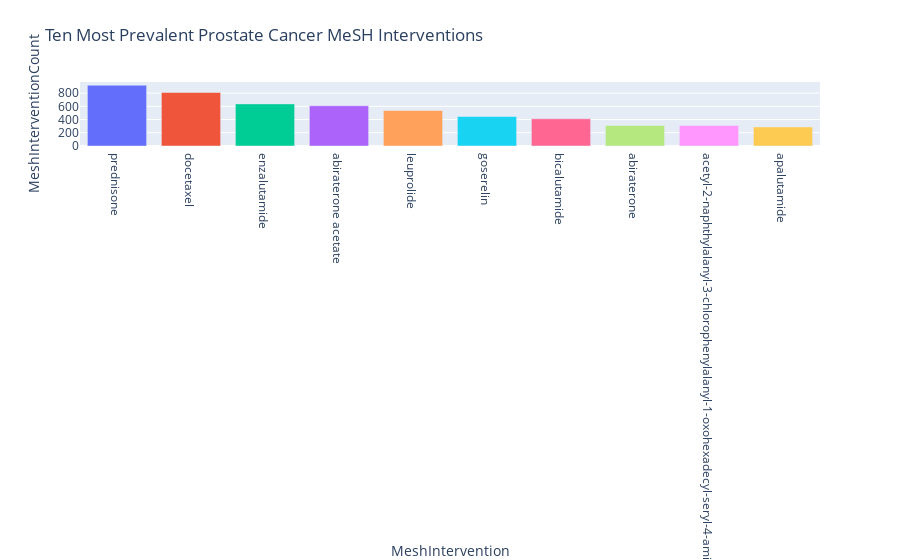

Source (notebook cell):
### Code cell
mesh_interventional_df = mesh_interventional_df[mesh_interventional_df['MeshIntervention'] != 'null']
fig = px.bar(mesh_interventional_df[:10], x='MeshIntervention', y='MeshInterventionCount', 
             hover_data='MeshInterventionCount', color='MeshIntervention', 
             title='Ten Most Prevalent Prostate Cancer MeSH Interventions')
fig.update_layout(showlegend=False)
fig.show()

### Figure 1 — Plotly figure (JSON) as saved in the notebook; plotly's stock layout.template omitted (floating-point values rounded to 4 significant figures)
{"data": [{"hovertemplate": "MeshIntervention=%{x}<br>MeshInterventionCount=%{y}<extra></extra>", "legendgroup": "prednisone", "marker": {"color": "#636efa", "pattern": {"shape": ""}}, "name": "prednisone", "orientation": "v", "showlegend": true, "textposition": "auto", "type": "bar", "x": ["prednisone"], "xaxis": "x", "y": [920], "yaxis": "y"}, {"hovertemplate": "MeshIntervention=%{x}<br>MeshInterventionCount=%{y}<extra></extra>", "legendgroup": "docetaxel", "marker": {"color": "#EF553B", "pattern": {"shape": ""}}, "name": "docetaxel", "orientation": "v", "showlegend": true, "textposition": "auto", "type": "bar", "x": ["docetaxel"], "xaxis": "x", "y": [810], "yaxis": "y"}, {"hovertemplate": "MeshIntervention=%{x}<br>MeshInterventionCount=%{y}<extra></extra>", "legendgroup": "enzalutamide", "marker": {"color": "#00cc96", "pattern": {"shape": ""}}, "name": "enzalutamide", "orientation": "v", "showlegend": true, "textposition": "auto", "type": "bar", "x": ["enzalutamide"], "xaxis": "x", "y": [637], "yaxis": "y"}, {"hovertemplate": "MeshIntervention=%{x}<br>MeshInterventionCount=%{y}<extra></extra>", "legendgroup": "abiraterone acetate", "marker": {"color": "#ab63fa", "pattern": {"shape": ""}}, "name": "abiraterone acetate", "orientation": "v", "showlegend": true, "textposition": "auto", "type": "bar", "x": ["abiraterone acetate"], "xaxis": "x", "y": [609], "yaxis": "y"}, {"hovertemplate": "MeshIntervention=%{x}<br>MeshInterventionCount=%{y}<extra></extra>", "legendgroup": "leuprolide", "marker": {"color": "#FFA15A", "pattern": {"shape": ""}}, "name": "leuprolide", "orientation": "v", "showlegend": true, "textposition": "auto", "type": "bar", "x": ["leuprolide"], "xaxis": "x", "y": [537], "yaxis": "y"}, {"hovertemplate": "MeshIntervention=%{x}<br>MeshInterventionCount=%{y}<extra></extra>", "legendgroup": "goserelin", "marker": {"color": "#19d3f3", "pattern": {"shape": ""}}, "name": "goserelin", "orientation": "v", "showlegend": true, "textposition": "auto", "type": "bar", "x": ["goserelin"], "xaxis": "x", "y": [446], "yaxis": "y"}, {"hovertemplate": "MeshIntervention=%{x}<br>MeshInterventionCount=%{y}<extra></extra>", "legendgroup": "bicalutamide", "marker": {"color": "#FF6692", "pattern": {"shape": ""}}, "name": "bicalutamide", "orientation": "v", "showlegend": true, "textposition": "auto", "type": "bar", "x": ["bicalutamide"], "xaxis": "x", "y": [412], "yaxis": "y"}, {"hovertemplate": "MeshIntervention=%{x}<br>MeshInterventionCount=%{y}<extra></extra>", "legendgroup": "abiraterone", "marker": {"color": "#B6E880", "pattern": {"shape": ""}}, "name": "abiraterone", "orientation": "v", "showlegend": true, "textposition": "auto", "type": "bar", "x": ["abiraterone"], "xaxis": "x", "y": [311], "yaxis": "y"}, {"hovertemplate": "MeshIntervention=%{x}<br>MeshInterventionCount=%{y}<extra></extra>", "legendgroup": "acetyl-2-naphthylalanyl-3-chlorophenylalanyl-1-oxohexadecyl-seryl-4-aminophenylalanyl(hydroorotyl)-4-aminophenylalanyl(carbamoyl)-leucyl-ilys-prolyl-alaninamide", "marker": {"color": "#FF97FF", "pattern": {"shape": ""}}, "name": "acetyl-2-naphthylalanyl-3-chlorophenylalanyl-1-oxohexadecyl-seryl-4-aminophenylalanyl(hydroorotyl)-4-aminophenylalanyl(carbamoyl)-leucyl-ilys-prolyl-alaninamide", "orientation": "v", "showlegend": true, "textposition": "auto", "type": "bar", "x": ["acetyl-2-naphthylalanyl-3-chlorophenylalanyl-1-oxohexadecyl-seryl-4-aminophenylalanyl(hydroorotyl)-4-aminophenylalanyl(carbamoyl)-leucyl-ilys-prolyl-alaninamide"], "xaxis": "x", "y": [310], "yaxis": "y"}, {"hovertemplate": "MeshIntervention=%{x}<br>MeshInterventionCount=%{y}<extra></extra>", "legendgroup": "apalutamide", "marker": {"color": "#FECB52", "pattern": {"shape": ""}}, "name": "apalutamide", "orientation": "v", "showlegend": true, "textposition": "auto", "type": "bar", "x": ["apalutamide"], "xaxis": "x", "y": [289], "yaxis": "y"}], "layout": {"barmode": "relative", "legend": {"title": {"text": "MeshIntervention"}, "tracegroupgap": 0}, "showlegend": false, "title": {"text": "Ten Most Prevalent Prostate Cancer MeSH Interventions"}, "xaxis": {"anchor": "y", "categoryarray": ["prednisone", "docetaxel", "enzalutamide", "abiraterone acetate", "leuprolide", "goserelin", "bicalutamide", "abiraterone", "acetyl-2-naphthylalanyl-3-chlorophenylalanyl-1-oxohexadecyl-seryl-4-aminophenylalanyl(hydroorotyl)-4-aminophenylalanyl(carbamoyl)-leucyl-ilys-prolyl-alaninamide", "apalutamide"], "categoryorder": "array", "domain": [0, 1], "title": {"text": "MeshIntervention"}}, "yaxis": {"anchor": "x", "domain": [0, 1], "title": {"text": "MeshInterventionCount"}}}}
